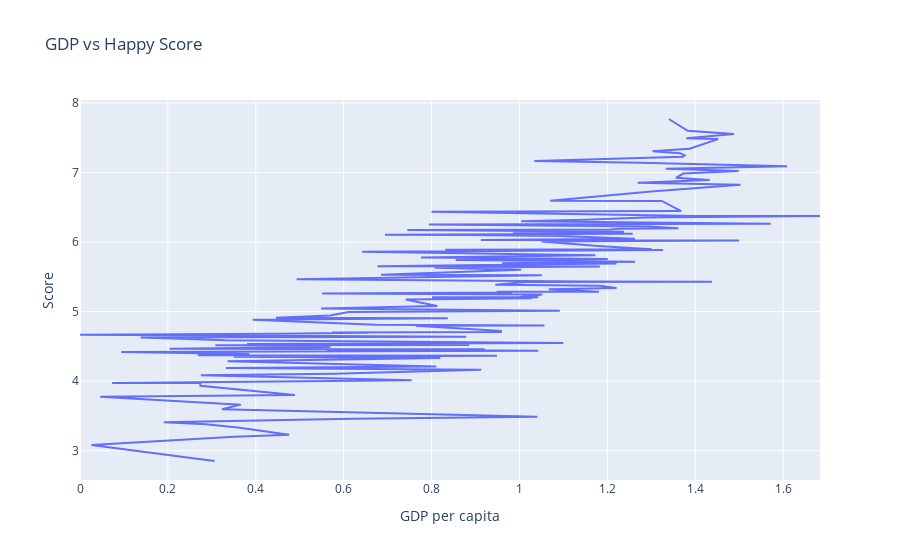

Notebook code cell kept with this figure:
### Code cell
fig = px.line(score_gdp, x="GDP per capita", y="Score", title='GDP vs Happy Score')
fig.show()

### Figure 1 — Plotly figure (JSON) as saved in the notebook; plotly's stock layout.template omitted (floating-point values rounded to 4 significant figures; data arrays with more than 128 entries replaced by an {"elided": "..."} marker saying what was removed)
{"data": [{"hovertemplate": "GDP per capita=%{x}<br>Score=%{y}<extra></extra>", "legendgroup": "", "line": {"color": "#636efa", "dash": "solid"}, "mode": "lines", "name": "", "showlegend": false, "type": "scatter", "x": {"elided": "156 float values"}, "xaxis": "x", "y": {"elided": "156 float values"}, "yaxis": "y"}], "layout": {"legend": {"tracegroupgap": 0}, "title": {"text": "GDP vs Happy Score"}, "xaxis": {"anchor": "y", "domain": [0, 1], "title": {"text": "GDP per capita"}}, "yaxis": {"anchor": "x", "domain": [0, 1], "title": {"text": "Score"}}}}
